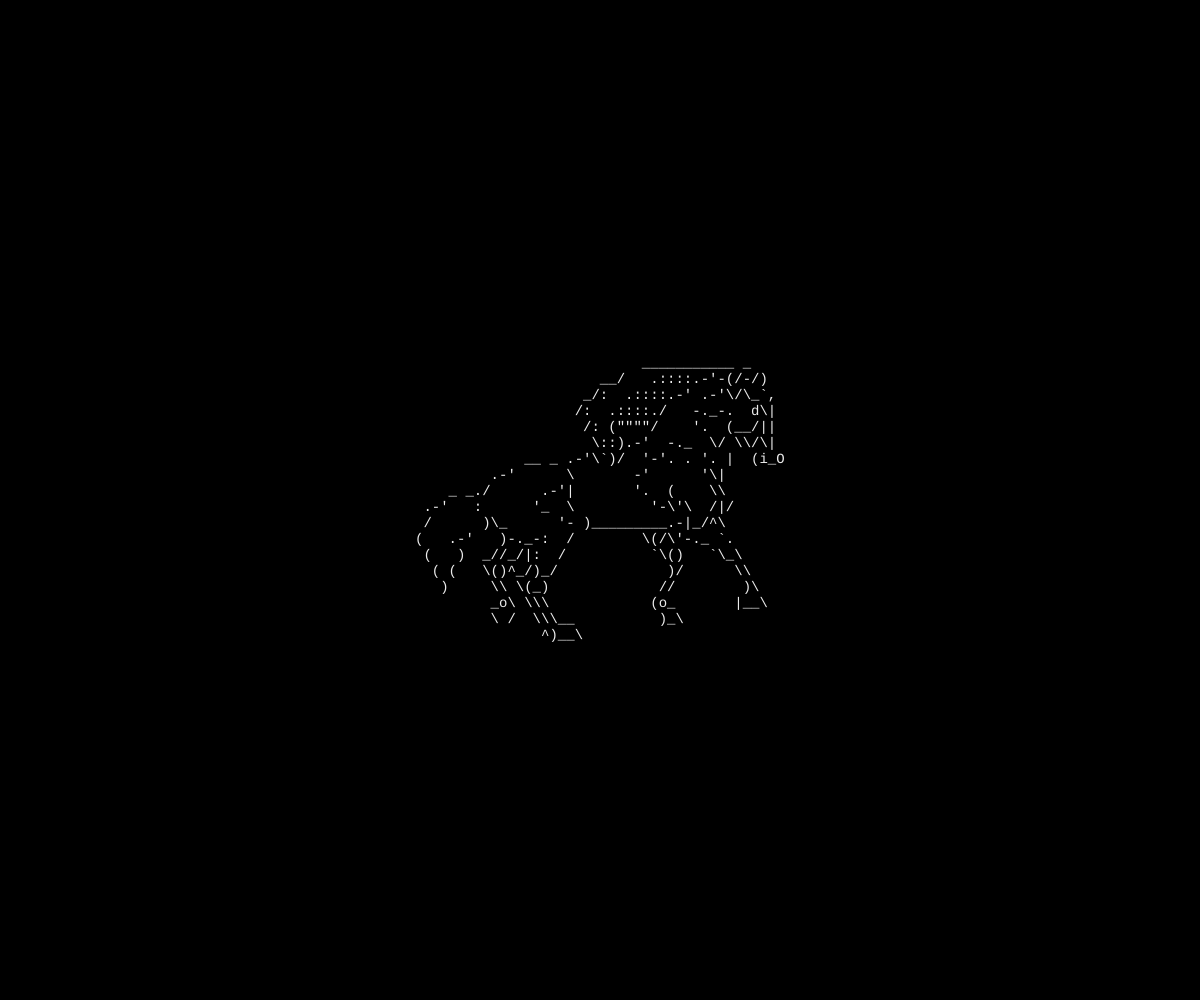
Frame 1 (no input)
Frame 60 (no input): identical to frame 1, image omitted
Frame 120 (the mouse pressed at the canvas centre since frame 60): identical to frame 1, image omitted

The p5.js sketch that drew this single still picture (run headless with seeded random() and noise() and a simulated clock; from frame 60 on, the mouse is pressed at the canvas centre):

// p5.js sketch
// ── sketch.js
// p5.js — ASCII static horse (centered, responsive, no animation)

let fontPx = 14;
let fontReady = false;

// single frame cache for static display
let frameRows = [];
let frameW = 0;
let frameH = 0;



// --- Frames (add more for smoother gait later) ---
const rawFrames = [
`                           ___________ _
                      __/   .::::.-'-(/-/)
                    _/:  .::::.-' .-'\\/\\_\`,
                   /:  .::::./   -._-.  d\\|
                    /: (""""/    '.  (__/||
                     \\::).-'  -._  \\/ \\\\/\\|
             __ _ .-'\\\`)/  '-'. . '. |  (i_O
         .-'      \\       -'      '\\|
    _ _./      .-'|       '.  (    \\\\
 .-'   :      '_  \\         '-\\'\\  /|/
 /      )\\_      '- )_________.-|_/^\\
(   .-'   )-._-:  /        \\(/\\'-._ \`.
 (   )  _//_/|:  /          \`\\()   \`\\_\\
  ( (   \\()^_/)_/             )/      \\\\
   )     \\\\ \\(_)             //        )\\
         _o\\ \\\\\\            (o_       |__\\
         \\ /  \\\\\\__          )_\\
               ^)__\\`,

`                           ___________ _
                      __/   .::::.-'-(/-/)
                    _/:  .::::.-' .-'\\/\\_\`,
                   /:  .::::./   -._-.  d\\|
                    /: (""""/    '.  (__/||
                     \\::).-'  -._  \\/ \\\\/\\|
             __ _ .-'\\\`)/  '-'. . '. |  (i_O
         .-'      \\       -'      '\\|
    _ _./      .-'|       '.  (    \\\\
 .-'   :      '_  \\         '-\\'\\  /|/
 /      )\\_      '- )_________.-|_/^\\
(   .-'   )-._-:  /        \\(/\\'-._ \`.
 (   )  _//_/|:  /          \`\\()   \`\\_\\
  ( (      ^  )_/             ^       ^
   )        \\\\  \\\\`,

`                           ___________ _
                      __/   .::::.-'-(/-/)
                    _/:  .::::.-' .-'\\/\\_\`,
                   /:  .::::./   -._-.  d\\|
                    /: (""""/    '.  (__/||
                     \\::).-'  -._  \\/ \\\\/\\|
             __ _ .-'\\\`)/  '-'. . '. |  (i_O
         .-'      \\       -'      '\\|
    _ _./      .-'|       '.  (    \\\\
 .-'   :      '_  \\         '-\\'\\  /|/
 /      )\\_      '- )_________.-|_/^\\
(   .-'   )-._-:  /        \\(/\\'-._ \`.
 (   )  _//_/|:  /          \`\\()   \`\\_\\
  ( (   \\\\     )_/            \\\\       \\
   )     _o\\   \\\\\\             _o\\      \\
         \\ /    \\\\\\__          \\ /       \\__
               ^)__\\`,

`                           ___________ _
                      __/   .::::.-'-(/-/)
                    _/:  .::::.-' .-'\\/\\_\`,
                   /:  .::::./   -._-.  d\\|
                    /: (""""/    '.  (__/||
                     \\::).-'  -._  \\/ \\\\/\\|
             __ _ .-'\\\`)/  '-'. . '. |  (i_O
         .-'      \\       -'      '\\|
    _ _./      .-'|       '.  (    \\\\
 .-'   :      '_  \\         '-\\'\\  /|/
 /      )\\_      '- )_________.-|_/^\\
(   .-'   )-._-:  /        \\(/\\'-._ \`.
 (   )  _//_/|:  /          \`\\()   \`\\_\\
  ( (   \\()^_/)_/             )/      \\\\
   )     \\\\ \\(_)             //        )\\
         _o\\                  _o\\
         \\ /                  \\ /`
];

function setup() {
  createCanvas(windowWidth, windowHeight);
  pixelDensity(1);
  textAlign(LEFT, TOP);
  noStroke();
  document.fonts.ready.then(() => {
    textFont("JetBrains Mono, monospace");
    fontReady = true;
    buildSingleFrame();
  });
}

function windowResized() {
  resizeCanvas(windowWidth, windowHeight);
}

function draw() {
  background(0);
  if (!fontReady) return;

  textSize(fontPx);
  textFont("JetBrains Mono, monospace");
  drawingContext.font = `${textSize()}px "JetBrains Mono", monospace`;
  drawingContext.textBaseline = "top";

  let metrics = measureFrame();
  let lineH = metrics.lineH;
  let blockW = metrics.maxW;
  let blockH = frameH * lineH;

  if (blockW > width || blockH > height) {
    const fit = Math.min(width / blockW, height / blockH);
    textSize(fontPx * fit);
    textFont("JetBrains Mono, monospace");
    drawingContext.font = `${textSize()}px "JetBrains Mono", monospace`;
    metrics = measureFrame();
    lineH = metrics.lineH;
    blockW = metrics.maxW;
    blockH = frameH * lineH;
  }

  const x0 = Math.floor(width * 0.5 - blockW * 0.5);
  const y0 = Math.floor(height * 0.5 - blockH * 0.5);

  fill(235);
  textLeading(lineH);

  for (let y = 0; y < frameH; y++) {
    const row = frameRows[y] ?? "";
    text(row, x0, y0 + y * lineH);
  }
}

function buildSingleFrame() {
  const rows = rawFrames[0].split("\n");
  frameRows = rows;
  frameH = rows.length;
  frameW = Math.max(...rows.map((r) => r.length));
}

function measureFrame() {
  const ctx = drawingContext;
  let maxW = 0;
  let lineH = textAscent() + textDescent();

  for (let i = 0; i < frameRows.length; i++) {
    const row = frameRows[i];
    const m = ctx.measureText(row);
    if (m.width > maxW) maxW = m.width;
    if (m.actualBoundingBoxAscent !== undefined) {
      const h = m.actualBoundingBoxAscent + m.actualBoundingBoxDescent;
      if (h > lineH) lineH = h;
    }
  }

  return { maxW, lineH };
}
